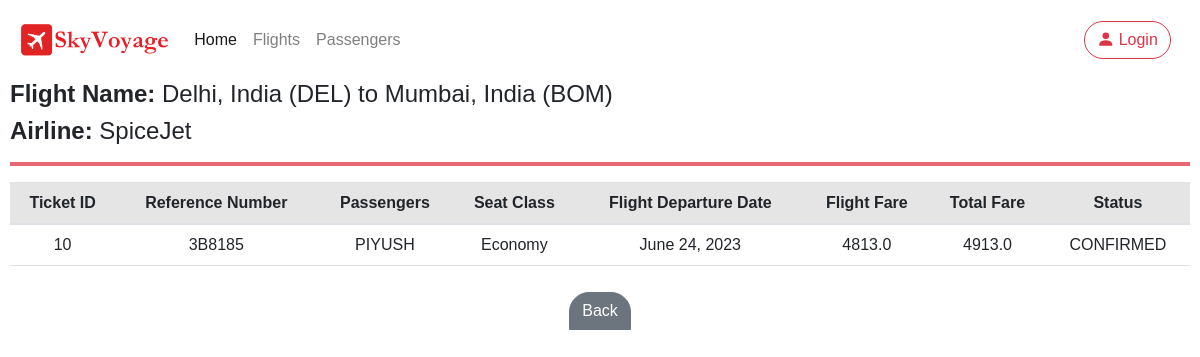
Before: /flight/5/tickets/ with the older database file.
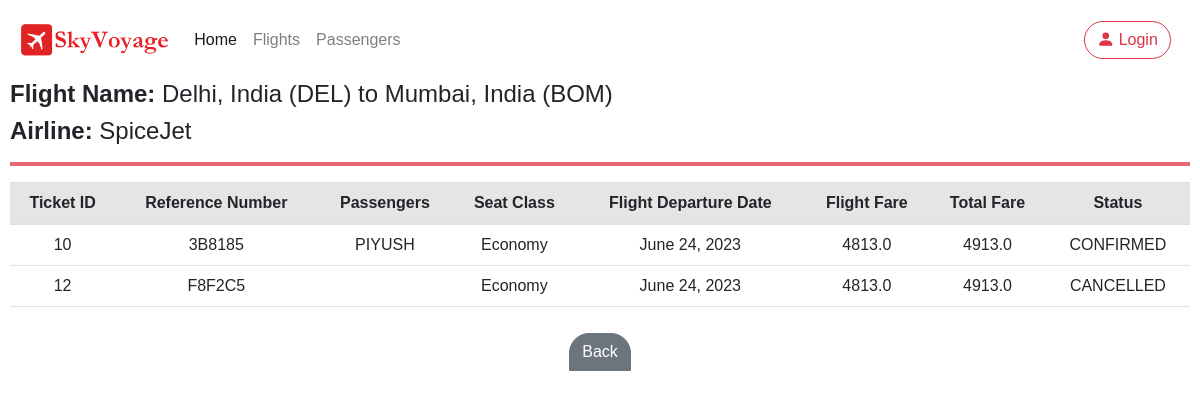
After: the same page with the newer database file.
### flight/models.py (models this page shows, shortened)
class Ticket(models.Model):
    user = models.ForeignKey(User,on_delete=models.CASCADE,related_name="bookings", blank=True, null=True)
    ref_no = models.CharField(max_length=6, unique=True)
    passengers = models.ManyToManyField(Passenger, related_name="flight_tickets")
    flight = models.ForeignKey(Flight, on_delete=models.CASCADE, related_name="tickets", blank=True, null=True)
    flight_ddate = models.DateField(blank=True, null=True)
    flight_adate = models.DateField(blank=True, null=True)
    flight_fare = models.FloatField(blank=True,null=True)
    other_charges = models.FloatField(blank=True,null=True)
    coupon_used = models.CharField(max_length=15,blank=True)
    coupon_discount = models.FloatField(default=0.0)
    total_fare = models.FloatField(blank=True, null=True)
    seat_class = models.CharField(max_length=20, choices=SEAT_CLASS)
    booking_date = models.DateTimeField(default=datetime.now)
    mobile = models.CharField(max_length=20,blank=True)
    email = models.EmailField(max_length=45, blank=True)
    status = models.CharField(max_length=45, choices=TICKET_STATUS)
    def __str__(self):
        return self.ref_no

class Passenger(models.Model):
    first_name = models.CharField(max_length=64, blank=True)
    last_name = models.CharField(max_length=64, blank=True)
    gender = models.CharField(max_length=20, choices=GENDER, blank=True)

### flight/views.py (the view)
# urls.py: path('flight/<int:flight_id>/tickets/', views.flight_tickets_view, name='flight_tickets'),
def flight_tickets_view(request, flight_id):
    flight = Flight.objects.get(pk=flight_id)
    tickets = Ticket.objects.filter(flight = flight)
    print(tickets)
    context = {
        'flight': flight,
        'tickets': tickets
    }
    return render(request, 'flight/flightTickets.html', context)

### flight/models.py (called while the page is built)
    def __str__(self):
        return f"{self.city}, {self.country} ({self.code})"

    def __str__(self):
        return f"{self.id}: {self.origin} to {self.destination}"

### flight/templates/flight/flightTickets.html (shortened to what this page needs)
{% extends 'flight/MarshallLayout.html' %}
{% block body %}
<div class="ct" style="margin: 80px 10px 10px 10px">
    <h4><b>Flight Name: </b>{{ flight.origin }} to {{ flight.destination }}</h4>
    <h4><b>Airline: </b>{{ flight.airline }}</h4>
    <hr class="border border-danger border-2 opacity-75">
    {% if tickets %}
    <table class="table">
        <thead>
          <tr class="table-active">
            <th>Ticket ID</th>
            <th>Reference Number</th>
            <th>Passengers</th>
            <th>Seat Class</th>
            <th>Flight Departure Date</th>
            <th>Flight Fare</th>
            <th>Total Fare</th>
            <th>Status</th>
          </tr>
        </thead>
        <tbody>
          {% for ticket in tickets %}
            <tr>
              <td>{{ ticket.id }}</td>
              <td>{{ ticket.ref_no }}</td>
              <td>
                {% for passenger in ticket.passengers.all %}
                {{ passenger.first_name }}
                {% endfor %}
              </td>
              <td style="text-transform: capitalize;">{{ ticket.seat_class }}</td>
              <td>{{ ticket.flight_ddate }}</td>
              <td>{{ ticket.flight_fare }}</td>
              <td>{{ ticket.total_fare }}</td>
              <td>{{ ticket.status }}</td>
            </tr>
          {% endfor %}
        </tbody>
    </table>
    {% else %}
        <p>No tickets available for this flight.</p>
    {% endif %}
    <form method="POST" action="{% url 'flights' %}">
    <div class="button-group">
        <button type="submit" id="remove-btn" class = "btn btn-secondary" disbaled>Back</button>
    </div>
    </form>
</div>
{% endblock %}

Changed rows visible on the page:
added Ticket: id "12", ref_no "F8F2C5", seat_class "Economy", flight_ddate "June 24, 2023", flight_fare "4813.0", total_fare "4913.0", status "CANCELLED"
